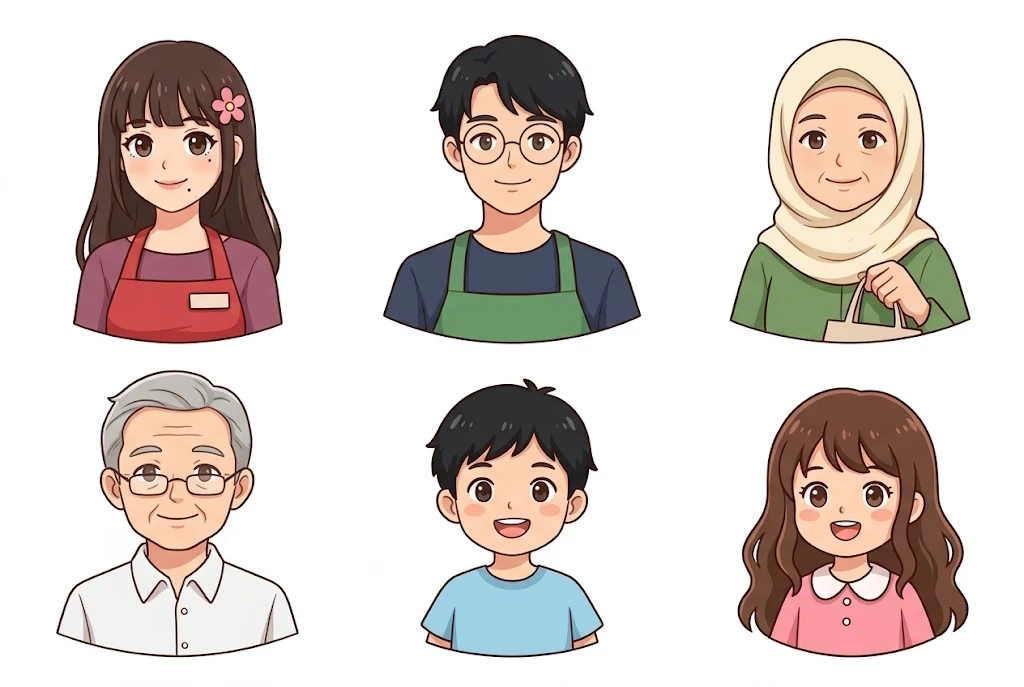
#> input picture assets-src/portraits-sheet-1.png, 1024 x 687 px, given in place of logo.webp, which was not available
$ python prepare_ui.py
#> lines starting #> are read from the running program, lines starting #| are printed output that depends on the picture; after the words box and inside, x2 and y2 are one past the last pixel; in counts of white or black regions, pixels touching at a corner belong together
### assets-src/slice.py
"""Memotong sheet aset (latar putih) menjadi file PNG transparan per item.

Cara kerja:
1. Cari baris & kolom kosong (putih) untuk memisahkan item di grid.
2. Hapus latar putih yang tersambung ke tepi potongan (putih di dalam item, mis. telur/susu, tetap).
3. Pangkas ke isi, lalu taruh di tengah kanvas persegi transparan.

Pemakaian: python -I assets-src/slice.py   (dijalankan dari folder proyek)
"""

from collections import deque
from pathlib import Path

import numpy as np
from PIL import Image

ROOT = Path(__file__).resolve().parent.parent
SRC = ROOT / "assets-src"
PUB = ROOT / "public"

WHITE = 236  # piksel dengan semua kanal >= ini dianggap latar putih


def is_white(rgb: np.ndarray) -> np.ndarray:
    return rgb.min(axis=2) >= WHITE


def runs(profile: np.ndarray, min_gap: int, min_len: int) -> list[tuple[int, int]]:
    """Rentang berisi (True) yang dipisahkan celah kosong minimal min_gap piksel."""
    out: list[tuple[int, int]] = []
    start = None
    gap = 0
    for i, v in enumerate(profile):
        if v:
            if start is None:
                start = i
            gap = 0
            end = i
        elif start is not None:
            gap += 1
            if gap >= min_gap:
                if end - start + 1 >= min_len:
                    out.append((start, end + 1))
                start = None
    if start is not None and end - start + 1 >= min_len:
        out.append((start, end + 1))
    return out


def grid_boxes(img: Image.Image, min_gap=10, min_len=40) -> list[tuple[int, int, int, int]]:
    rgb = np.asarray(img.convert("RGB")).astype(np.int16)
    content = ~is_white(rgb)
    boxes = []
    for y0, y1 in runs(content.sum(axis=1) > 2, min_gap, min_len):
        band = content[y0:y1]
        for x0, x1 in runs(band.sum(axis=0) > 1, min_gap, min_len):
            sub = content[y0:y1, x0:x1]
            ys = np.where(sub.sum(axis=1) > 0)[0]
            boxes.append((x0, y0 + ys[0], x1, y0 + ys[-1] + 1))
    return boxes


def remove_bg(img: Image.Image) -> Image.Image:
    """Latar putih yang tersambung ke tepi → transparan, dengan tepi halus."""
    rgba = img.convert("RGBA")
    a = np.asarray(rgba).copy()
    white = a[:, :, :3].min(axis=2) >= WHITE
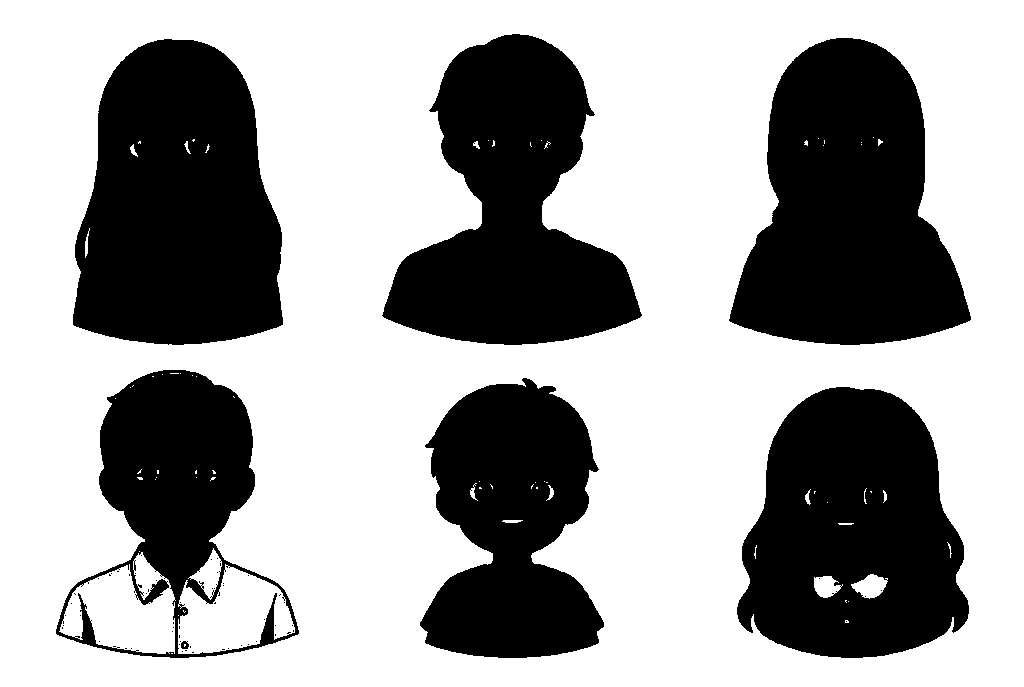
#> white: shape (687, 1024) bool; 63.5% white; 65 black regions (58 under 20 px), largest, box (x1, y1, x2, y2) and area: (73, 39, 283, 345) 50854, (729, 38, 971, 345) 49976, (737, 387, 969, 658) 46563
    h, w = white.shape
#> h = 687; w = 1024
    bg = np.zeros((h, w), bool)
    q = deque()
    for x in range(w):
        for y in (0, h - 1):
            if white[y, x] and not bg[y, x]:
                bg[y, x] = True
                q.append((y, x))
#> bg: shape (687, 1024) bool; 0.29% white in thin lines or dots
    for y in range(h):
        for x in (0, w - 1):
            if white[y, x] and not bg[y, x]:
                bg[y, x] = True
                q.append((y, x))
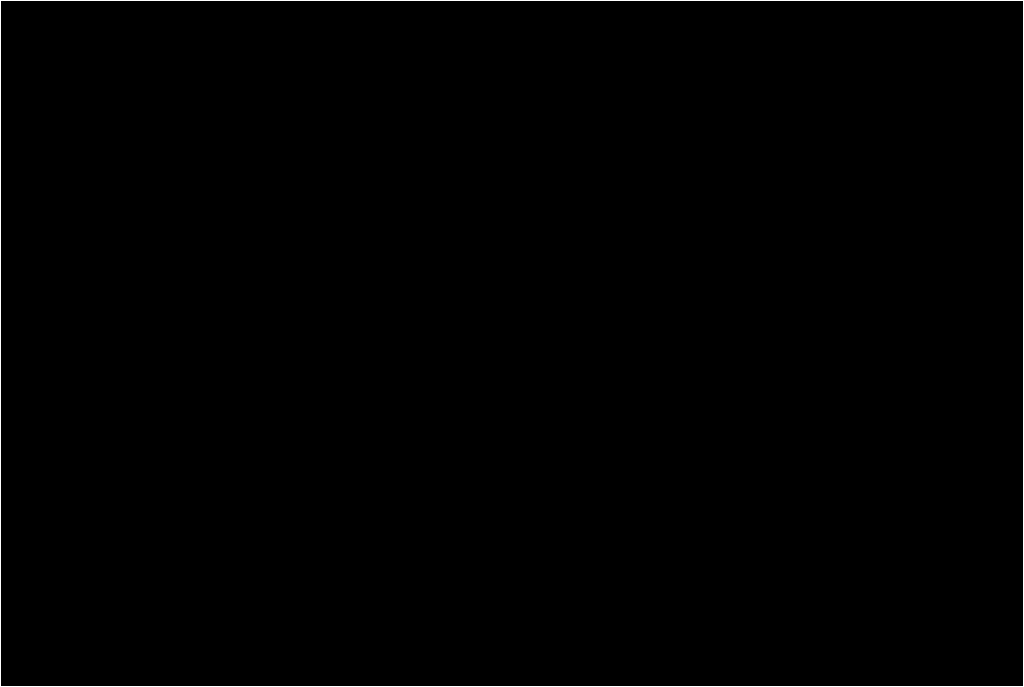
#> bg: shape (687, 1024) bool; 0.49% white in thin lines or dots
    while q:
        y, x = q.popleft()
        for ny, nx in ((y - 1, x), (y + 1, x), (y, x - 1), (y, x + 1)):
            if 0 <= ny < h and 0 <= nx < w and white[ny, nx] and not bg[ny, nx]:
                bg[ny, nx] = True
                q.append((ny, nx))
#> bg: shape (687, 1024) bool; 61.2% white; 6 black regions, box (x1, y1, x2, y2) and area: (73, 39, 283, 345) 51025, (729, 38, 971, 345) 50022, (737, 387, 969, 658) 47745, (382, 34, 642, 345) 45400, (56, 370, 299, 658) 42190, (420, 378, 604, 658) 36288
    alpha = np.where(bg, 0, 255).astype(np.uint8)
    # Haluskan tepi: piksel isi yang menempel latar dan sangat terang dibuat semi-transparan.
    edge = np.zeros_like(bg)
    edge[1:, :] |= bg[:-1, :]
#> edge: shape (687, 1024) bool; 61.1% white; 7 black regions, largest, box (x1, y1, x2, y2) and area: (73, 40, 283, 346) 51025, (729, 39, 971, 346) 50022, (737, 388, 969, 659) 47745
    edge[:-1, :] |= bg[1:, :]
    edge[:, 1:] |= bg[:, :-1]
    edge[:, :-1] |= bg[:, 1:]
#> edge: shape (687, 1024) bool; 62% white; 6 black regions, box (x1, y1, x2, y2) and area: (74, 40, 282, 344) 50179, (730, 39, 970, 344) 49149, (738, 388, 968, 657) 46917, (383, 35, 641, 344) 44398, (57, 371, 298, 657) 41255, (421, 379, 603, 657) 35380
    edge &= ~bg
    light = a[:, :, :3].min(axis=2)
    soft = np.clip((255 - light.astype(int)) * 4, 60, 255).astype(np.uint8)
    alpha = np.where(edge, np.minimum(alpha, soft), alpha)
#> edge: shape (687, 1024) bool; 0.77% white in thin lines or dots, all inside (x1, y1, x2, y2) = (56, 34, 971, 658)
    a[:, :, 3] = alpha
    return Image.fromarray(a, "RGBA")


# [25 lines left out: functions fit_square, slice_sheet, not called in this run]


# [25 lines that do not run on import are left out]

### assets-src/prepare_ui.py
"""Menyiapkan logo, latar menu, dan tekstur dari sheet di assets-src.

Pemakaian: python assets-src/prepare_ui.py   (dari folder proyek)
"""

from pathlib import Path

from PIL import Image

from slice import PUB, SRC, grid_boxes, remove_bg

# Logo: latar putih dihapus, dipangkas, lebar maks 900 px.
logo = remove_bg(Image.open(SRC / "logo.webp").convert("RGB"))
logo = logo.crop(logo.getbbox())
logo.thumbnail((600, 600), Image.LANCZOS)
#> logo: PIL image 600x409 RGBA
(PUB / "ui").mkdir(parents=True, exist_ok=True)
logo.save(PUB / "ui" / "logo.webp", quality=88, method=6)
print("ui/logo.webp", logo.size)
#| ui/logo.webp (600, 409)

# Latar menu: buang bagian atas di atas sambungan (baris 284) supaya tidak terlihat patah.
bg = Image.open(SRC / "menu-bg.webp").convert("RGB")
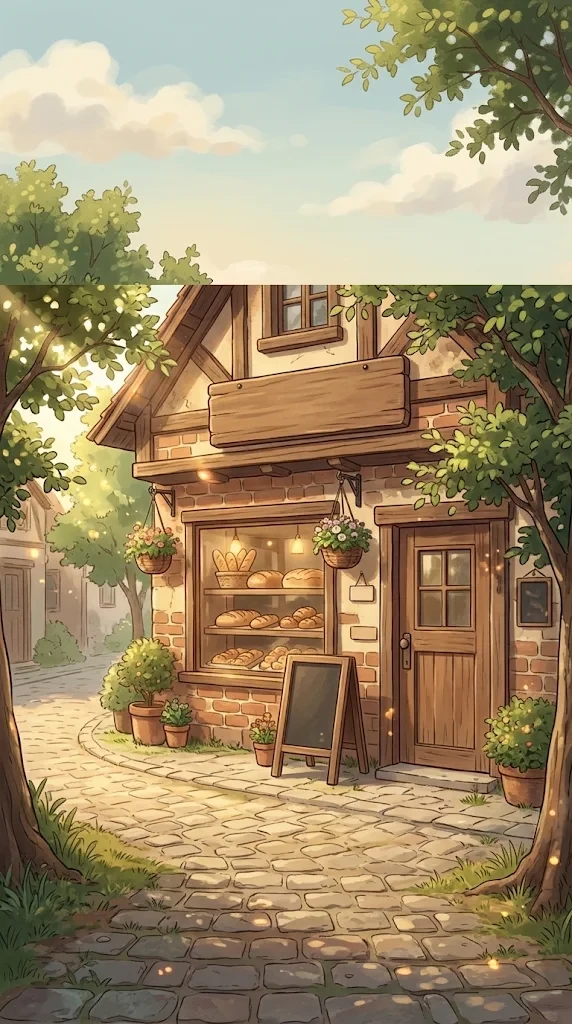
#> input picture assets-src/menu-bg.webp, 572 x 1024 px
#> bg is the input picture: PIL image 572x1024 RGB; mean R, G, B 159.9, 141, 107.5
bg = bg.crop((0, 286, bg.width, bg.height))
#> bg: PIL image 572x738 RGB
bg.save(PUB / "ui" / "menu-bg.jpg", quality=88, optimize=True)
print("ui/menu-bg.jpg", bg.size)
#| ui/menu-bg.jpg (572, 738)

# Tekstur: 5 panel berjajar; ambil kotak persegi di tengah tiap panel lalu 512x512.
sheet = Image.open(SRC / "textures-sheet.png").convert("RGB")
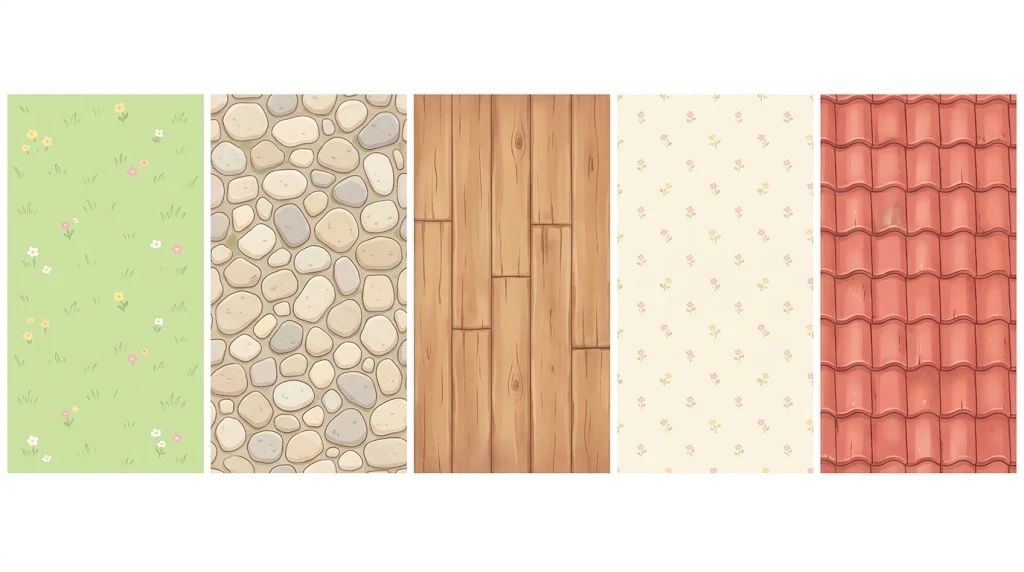
#> input picture assets-src/textures-sheet.png, 1024 x 572 px
#> sheet is the input picture: PIL image 1024x572 RGB; mean R, G, B 231.5, 212.7, 191.3
boxes = grid_boxes(sheet, min_gap=4, min_len=60)
#> in is_white, `return rgb.min(axis=2) >= WHITE`:
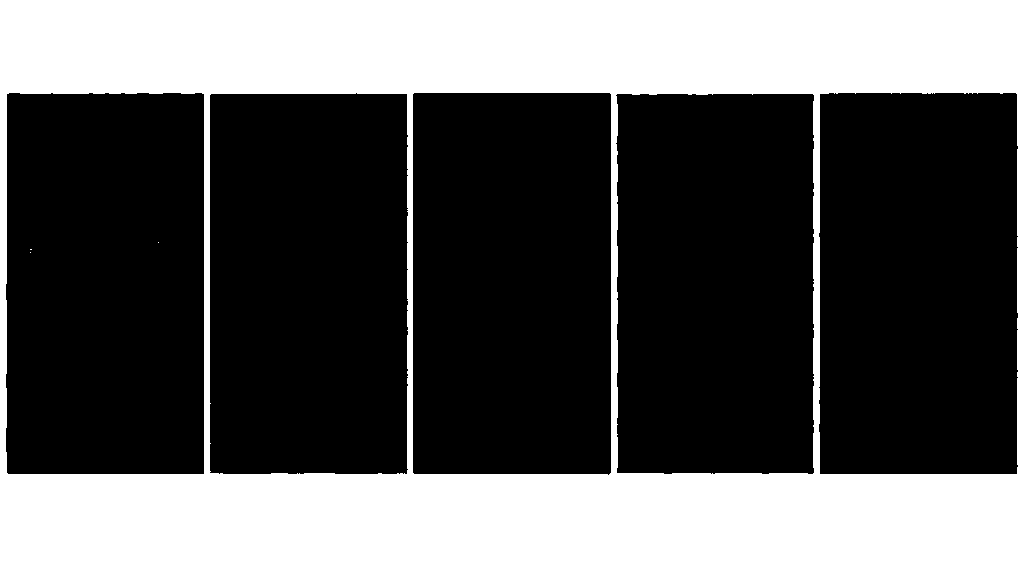
#> returned value: shape (572, 1024) bool; 36.1% white; 4 white regions (3 under 20 px), largest, box (x1, y1, x2, y2) and area: (0, 0, 1024, 572) 211328
#> in runs, `gap = 0`: gap = 0
#> the loop in grid_boxes, `for y0, y1 in runs(content.sum(axis=1) > 2, min_gap, min_len):` made 1 pass
#> (y0, y1) on pass 1: (93, 474)
#> pass 1, in grid_boxes, `band = content[y0:y1]`:
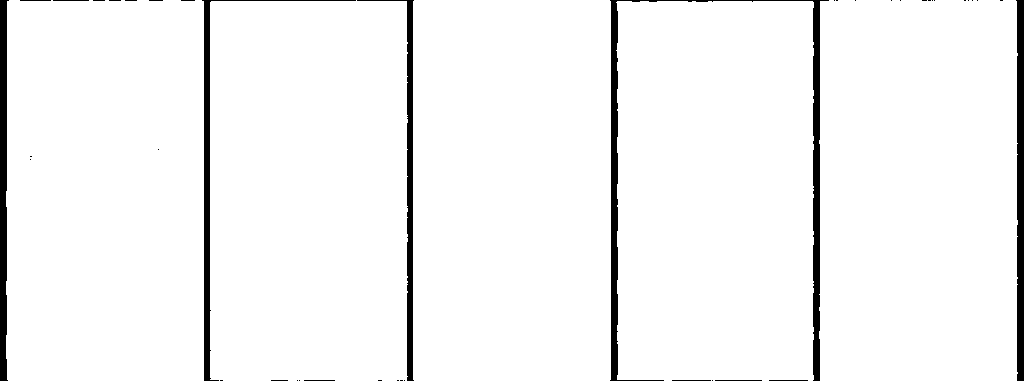
#> band: shape (381, 1024) bool; 96% white; 42 black regions (31 under 20 px), largest, box (x1, y1, x2, y2) and area: (610, 0, 829, 381) 5383, (1016, 0, 1024, 381) 2652, (0, 0, 9, 381) 2616
#> after the loop in grid_boxes, `for y0, y1 in runs(content.sum(axis=1) > 2, min_gap, min_len):`: boxes = [(6, 93, 204, 474), (210, 93, 408, 474), (413, 93, 611, 474), (616, 94, 814, 474), (819, 93, 1018, 474)]
names = ["grass", "path", "wood_floor", "wall", "roof"]
print("tekstur ditemukan:", len(boxes))
#| tekstur ditemukan: 5
(PUB / "textures").mkdir(parents=True, exist_ok=True)
for (x0, y0, x1, y1), name in zip(boxes, names):
    inset = 6
    x0, y0, x1, y1 = x0 + inset, y0 + inset, x1 - inset, y1 - inset
    side = min(x1 - x0, y1 - y0)
    cx, cy = (x0 + x1) // 2, (y0 + y1) // 2
    tile = sheet.crop((cx - side // 2, cy - side // 2, cx + side // 2, cy + side // 2)).resize((512, 512), Image.LANCZOS)
    tile.save(PUB / "textures" / f"{name}.jpg", quality=88)
    print(f"textures/{name}.jpg")
#> this loop made 5 passes
#> (x0, y0, x1, name, side, cx, cy) on passes 1 to 5: (12, 99, 198, 'grass', 186, 105, 283), (216, 99, 402, 'path', 186, 309, 283), (419, 99, 605, 'wood_floor', 186, 512, 283), (622, 100, 808, 'wall', 186, 715, 284), (825, 99, 1012, 'roof', 187, 918, 283)
#| textures/grass.jpg
#| textures/path.jpg
#| textures/wood_floor.jpg
#| textures/wall.jpg
#| textures/roof.jpg
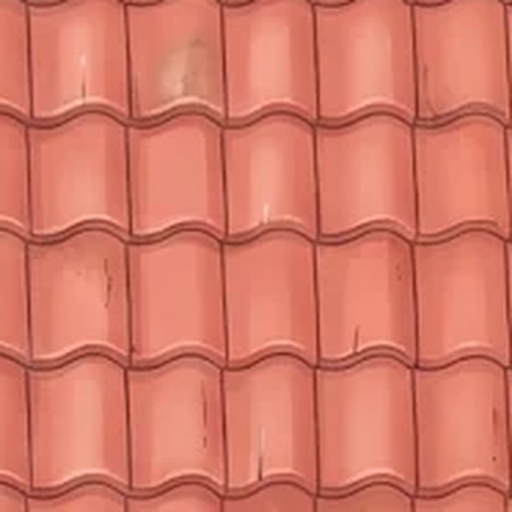
#> tile: PIL image 512x512 RGB; mean R, G, B 214.9, 120.8, 103.3
